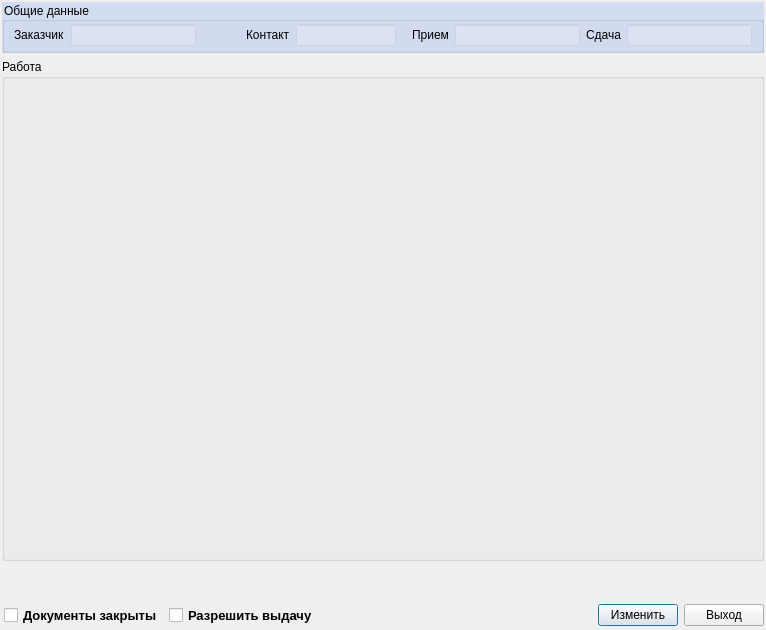
<?xml version="1.0" encoding="UTF-8"?>
<ui version="4.0">
 <class>OrderProcessD</class>
 <widget class="QDialog" name="OrderProcessD">
  <property name="geometry">
   <rect>
    <x>0</x>
    <y>0</y>
    <width>766</width>
    <height>630</height>
   </rect>
  </property>
  <property name="windowTitle">
   <string>Dialog</string>
  </property>
  <layout class="QVBoxLayout" name="verticalLayout_2">
   <property name="margin">
    <number>2</number>
   </property>
   <item>
    <widget class="QGroupBox" name="groupBox">
     <property name="styleSheet">
      <string notr="true">QGroupBox {background: rgba(0, 85, 255, 30);}</string>
     </property>
     <property name="title">
      <string>Общие данные</string>
     </property>
     <layout class="QVBoxLayout" name="verticalLayout">
      <property name="topMargin">
       <number>2</number>
      </property>
      <property name="bottomMargin">
       <number>4</number>
      </property>
      <item>
       <layout class="QHBoxLayout" name="horizontalLayout_3">
        <item>
         <widget class="QLabel" name="label">
          <property name="text">
           <string>Заказчик</string>
          </property>
         </widget>
        </item>
        <item>
         <widget class="QLineEdit" name="company">
          <property name="font">
           <font>
            <weight>75</weight>
            <bold>true</bold>
           </font>
          </property>
          <property name="styleSheet">
           <string notr="true">QLineEdit {background: rgba(255, 255, 255, 55);}</string>
          </property>
          <property name="readOnly">
           <bool>true</bool>
          </property>
         </widget>
        </item>
        <item>
         <spacer name="horizontalSpacer_3">
          <property name="orientation">
           <enum>Qt::Horizontal</enum>
          </property>
          <property name="sizeHint" stdset="0">
           <size>
            <width>40</width>
            <height>20</height>
           </size>
          </property>
         </spacer>
        </item>
        <item>
         <widget class="QLabel" name="label_2">
          <property name="text">
           <string>Контакт</string>
          </property>
         </widget>
        </item>
        <item>
         <widget class="QLineEdit" name="contact">
          <property name="maximumSize">
           <size>
            <width>100</width>
            <height>16777215</height>
           </size>
          </property>
          <property name="font">
           <font>
            <weight>75</weight>
            <bold>true</bold>
           </font>
          </property>
          <property name="styleSheet">
           <string notr="true">QLineEdit {background: rgba(255, 255, 255, 55);}</string>
          </property>
          <property name="readOnly">
           <bool>true</bool>
          </property>
         </widget>
        </item>
        <item>
         <spacer name="horizontalSpacer_5">
          <property name="orientation">
           <enum>Qt::Horizontal</enum>
          </property>
          <property name="sizeType">
           <enum>QSizePolicy::Fixed</enum>
          </property>
          <property name="sizeHint" stdset="0">
           <size>
            <width>10</width>
            <height>20</height>
           </size>
          </property>
         </spacer>
        </item>
        <item>
         <widget class="QLabel" name="label_3">
          <property name="text">
           <string>Прием</string>
          </property>
         </widget>
        </item>
        <item>
         <widget class="QLineEdit" name="dateStart">
          <property name="minimumSize">
           <size>
            <width>120</width>
            <height>0</height>
           </size>
          </property>
          <property name="maximumSize">
           <size>
            <width>200</width>
            <height>16777215</height>
           </size>
          </property>
          <property name="font">
           <font>
            <weight>75</weight>
            <bold>true</bold>
           </font>
          </property>
          <property name="styleSheet">
           <string notr="true">QLineEdit {background: rgba(255, 255, 255, 55);}</string>
          </property>
          <property name="readOnly">
           <bool>true</bool>
          </property>
         </widget>
        </item>
        <item>
         <widget class="QLabel" name="label_4">
          <property name="text">
           <string>Сдача</string>
          </property>
         </widget>
        </item>
        <item>
         <widget class="QLineEdit" name="dateEnd">
          <property name="minimumSize">
           <size>
            <width>120</width>
            <height>0</height>
           </size>
          </property>
          <property name="maximumSize">
           <size>
            <width>200</width>
            <height>16777215</height>
           </size>
          </property>
          <property name="font">
           <font>
            <weight>75</weight>
            <bold>true</bold>
           </font>
          </property>
          <property name="styleSheet">
           <string notr="true">QLineEdit {background: rgba(255, 255, 255, 55);}</string>
          </property>
          <property name="readOnly">
           <bool>true</bool>
          </property>
         </widget>
        </item>
       </layout>
      </item>
     </layout>
    </widget>
   </item>
   <item>
    <widget class="QGroupBox" name="flowBox">
     <property name="sizePolicy">
      <sizepolicy hsizetype="Preferred" vsizetype="Preferred">
       <horstretch>0</horstretch>
       <verstretch>2</verstretch>
      </sizepolicy>
     </property>
     <property name="minimumSize">
      <size>
       <width>0</width>
       <height>0</height>
      </size>
     </property>
     <property name="maximumSize">
      <size>
       <width>16777215</width>
       <height>16777215</height>
      </size>
     </property>
     <property name="title">
      <string>Работа</string>
     </property>
     <layout class="QVBoxLayout" name="verticalLayout_3">
      <property name="spacing">
       <number>0</number>
      </property>
      <property name="margin">
       <number>0</number>
      </property>
     </layout>
    </widget>
   </item>
   <item>
    <widget class="Order2Widget" name="order2" native="true">
     <property name="minimumSize">
      <size>
       <width>0</width>
       <height>20</height>
      </size>
     </property>
    </widget>
   </item>
   <item>
    <spacer name="verticalSpacer">
     <property name="orientation">
      <enum>Qt::Vertical</enum>
     </property>
     <property name="sizeType">
      <enum>QSizePolicy::Fixed</enum>
     </property>
     <property name="sizeHint" stdset="0">
      <size>
       <width>20</width>
       <height>10</height>
      </size>
     </property>
    </spacer>
   </item>
   <item>
    <layout class="QHBoxLayout" name="horizontalLayout_2">
     <item>
      <widget class="QFrame" name="checkFrame">
       <property name="frameShape">
        <enum>QFrame::NoFrame</enum>
       </property>
       <property name="frameShadow">
        <enum>QFrame::Raised</enum>
       </property>
       <layout class="QHBoxLayout" name="horizontalLayout_5">
        <property name="margin">
         <number>2</number>
        </property>
        <item>
         <widget class="QCheckBox" name="checkInvoice">
          <property name="font">
           <font>
            <pointsize>10</pointsize>
            <weight>75</weight>
            <bold>true</bold>
           </font>
          </property>
          <property name="text">
           <string>Документы закрыты</string>
          </property>
         </widget>
        </item>
        <item>
         <widget class="QCheckBox" name="checkRelease">
          <property name="font">
           <font>
            <pointsize>10</pointsize>
            <weight>75</weight>
            <bold>true</bold>
           </font>
          </property>
          <property name="text">
           <string>Разрешить выдачу</string>
          </property>
         </widget>
        </item>
       </layout>
      </widget>
     </item>
     <item>
      <spacer name="horizontalSpacer_4">
       <property name="orientation">
        <enum>Qt::Horizontal</enum>
       </property>
       <property name="sizeHint" stdset="0">
        <size>
         <width>40</width>
         <height>20</height>
        </size>
       </property>
      </spacer>
     </item>
     <item>
      <widget class="QFrame" name="frameButtons">
       <property name="frameShape">
        <enum>QFrame::NoFrame</enum>
       </property>
       <property name="frameShadow">
        <enum>QFrame::Raised</enum>
       </property>
       <layout class="QHBoxLayout" name="horizontalLayout">
        <property name="margin">
         <number>0</number>
        </property>
       </layout>
      </widget>
     </item>
     <item>
      <widget class="QPushButton" name="saveButton">
       <property name="text">
        <string>Изменить</string>
       </property>
      </widget>
     </item>
     <item>
      <widget class="QPushButton" name="exitButton">
       <property name="text">
        <string>Выход</string>
       </property>
      </widget>
     </item>
    </layout>
   </item>
  </layout>
 </widget>
 <customwidgets>
  <customwidget>
   <class>Order2Widget</class>
   <extends>QWidget</extends>
   <header>widgets/order/order2widget.h</header>
   <container>1</container>
  </customwidget>
 </customwidgets>
 <resources/>
 <connections/>
</ui>
